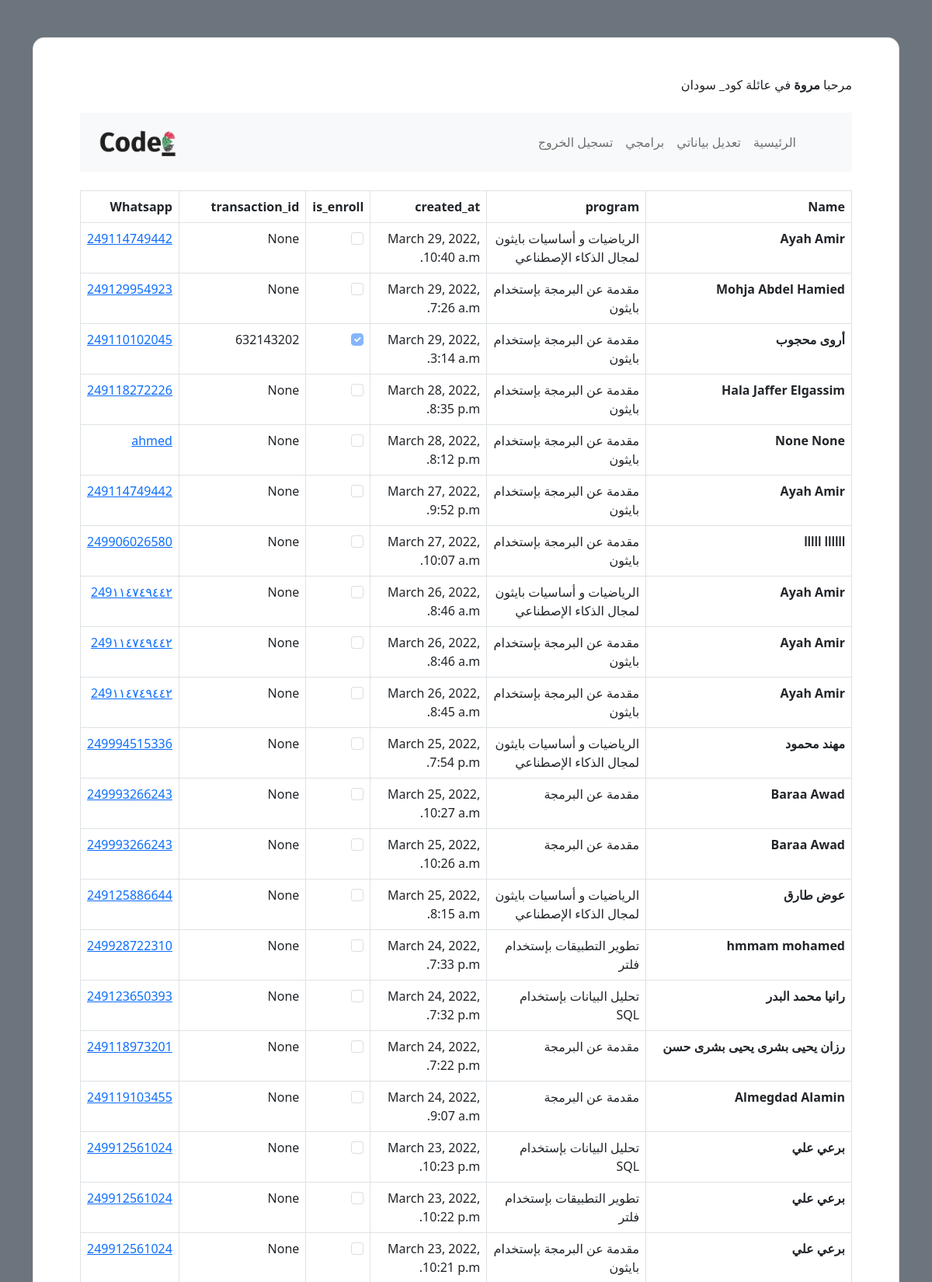
Screenshot of /registrations_list/ (signed in, upper part) with the database file from the repository.
### registration/models.py (models this page shows, shortened)
class Student(AbstractUser):
    GENDER_CHOICE = (("M", 'ذكر'), ("F", "أنثى"),)
    SUDAN_STATES = [("الخرطوم"), ("الشمالية")]
    is_complete = models.BooleanField(null=False, default=False)
    first_name = models.CharField(max_length=64, blank=True, null=True)
    father_name = models.CharField(max_length=64, blank=True, null=True)
    email = models.EmailField(blank=True, null=True)
    gender = models.CharField(max_length=1, choices=GENDER_CHOICE, blank=True, null=True)
    birthday = models.DateField(blank=True, null=True)
    occupation = models.CharField(max_length=64, blank=True, null=True)
    university = models.CharField(max_length=64, blank=True, null=True)
    specialization = models.CharField(max_length=64, blank=True, null=True)
    state = models.CharField(max_length=64 ,blank=True, null=True)
    address = models.TextField(blank=True, null=True)

class Registration(models.Model):
    id = models.AutoField(primary_key=True)
    student = models.ForeignKey(Student, on_delete=models.CASCADE)
    program = models.ForeignKey(Program, on_delete=models.CASCADE, default=None)
    created_at = models.DateTimeField(auto_now_add=True)
    package = models.CharField(max_length=64)
    is_register = models.BooleanField(default=False)
    transaction_id = models.PositiveBigIntegerField(null=True, default=None)
    is_enroll = models.BooleanField(default=False)

class Program(models.Model):
    id = models.AutoField(primary_key=True)
    name_english = models.CharField(max_length=64, null=False)
    name_arabic = models.CharField(max_length=64, null = False)
    track = models.ForeignKey(Track, on_delete=models.CASCADE)
    code = models.CharField(max_length=4)

### registration/views.py (the view)
# urls.py: path("registrations_list/", views.registrations_list, name="registrations_list"),
@staff_member_required
def registrations_list(request):
    if request.method == "GET":
        all_registrations = Registration.objects.all().order_by("-created_at")
        return render(request, "registration/registrations_list.html", {
            "all_registrations": all_registrations,
        })

### registration/templates/registration/registrations_list.html
{% extends "registration/layout.html" %}
{% block body %}
<table class="table table-bordered table-hover">
    <thead>
        <tr>
            <th scope="col">Name</th>
            <th scope="col">program</th>
            <th scope="col">created_at</th>
            <th scope="col">is_enroll</th>
            <th scope="col">transaction_id</th>
            <th scope="col">Whatsapp</th>
        </tr>
    </thead>
    {% for item in all_registrations %}
    <tbody>
        <tr>
            <th scope="row">{{item.student.first_name}} {{item.student.father_name}}</th>
            <td>{{item.program.name_arabic}}</td>
            <td>{{item.created_at}}</td>
            <td>
                {% if item.is_enroll %}
                <input class="form-check-input" type="checkbox" value="" checked disabled>
                {% else %}
                <input class="form-check-input disable" type="checkbox" value="" disabled>
                {% endif %}
            </td>
            <td>{{item.transaction_id}}</td>
            <td><a href="http://api.whatsapp.com/send?phone={{item.student.username}}">{{item.student.username}}</a></td>
        </tr>
    </tbody>
    {% endfor %}
</table>
{% endblock %}

### registration/templates/registration/layout.html (shortened to what this page needs)
<!DOCTYPE html>
<html lang="ar" dir="rtl">
<head>
  {% load static %}
  <link href="{% static 'css/bootstrap.min.css' %}" rel="stylesheet" />
  <link href="{% static 'css/style.css' %}" rel="stylesheet" />
</head>
<body class="bg-secondary">
  <div class="container">
    <section>
      <div class="container py-5 h-5">
        <div class="row justify-content-center align-items-center h-100">
          <div class="card shadow-2-strong card-registration" style="border-radius: 15px;">
            <div class="card-body p-4 p-md-5">
              <div>
                {% if user.is_authenticated %} مرحبا
                <strong>{{ user.first_name }}</strong> في عائلة كود_ سودان{% else %} غير مسجل {% endif %}
              </div>
              <br>
              <nav class="navbar navbar-expand-lg navbar-light bg-light justify-content-center">
                <div class="container-fluid">
                  <ul class="navbar-nav">
                    {% if user.is_authenticated %}
                    <li class="nav-item">
                      <a class="nav-link" href="{% url 'registration:index' %}">الرئيسية</a>
                    </li>
                    {% if user.is_complete %}
                    <li class="nav-item">
                      <a class="nav-link" href="{% url 'registration:student_details' %}">تعديل بياناتي</a>
                    </li>
                    {% endif %}
                    <li class="nav-item">
                      <a class="nav-link" href="{% url 'registration:my_programs' %}">برامجي
                      </a>
                    </li>
                    <li class="nav-item">
                      <a class="nav-link" href="{% url 'registration:logout' %}">تسجيل الخروج</a>
                    </li>
                    {% endif %}
                  </ul>
                  <a class="navbar-brand" href="{% url 'registration:index' %}">
                    <img src="{% static '/img/logo.png' %}" alt="" width="100">
                  </a>
                </div>
              </nav>
              <br />
            <div>
              {% block body %} {% endblock %}
            </div>
          </div>
        </div>
      </div>
  </div>
  </div>
</body>
</html>

### rows the page displays
Student: first_name "مروة"
Registration: student.first_name "Ayah", student.father_name "Amir", program.name_arabic "الرياضيات و أساسيات بايثون لمجال الذكاء الإصطناعي", created_at "March 29, 2022, 10:40 a.m.", transaction_id "None", student.username "249114749442"
Registration: student.first_name "Mohja", student.father_name "Abdel Hamied", program.name_arabic "مقدمة عن البرمجة بإستخدام بايثون", created_at "March 29, 2022, 7:26 a.m.", transaction_id "None", student.username "249129954923"
Registration: student.first_name "أروى", student.father_name "محجوب", program.name_arabic "مقدمة عن البرمجة بإستخدام بايثون", created_at "March 29, 2022, 3:14 a.m.", transaction_id "632143202", student.username "249110102045"
Registration: student.first_name "Hala", student.father_name "Jaffer Elgassim", program.name_arabic "مقدمة عن البرمجة بإستخدام بايثون", created_at "March 28, 2022, 8:35 p.m.", transaction_id "None", student.username "249118272226"
Registration: student.first_name "None", student.father_name "None", program.name_arabic "مقدمة عن البرمجة بإستخدام بايثون", created_at "March 28, 2022, 8:12 p.m.", transaction_id "None", student.username "ahmed"
Registration: student.first_name "Ayah", student.father_name "Amir", program.name_arabic "مقدمة عن البرمجة بإستخدام بايثون", created_at "March 27, 2022, 9:52 p.m.", transaction_id "None", student.username "249114749442"
Registration: student.first_name "اااااا", student.father_name "ااااا", program.name_arabic "مقدمة عن البرمجة بإستخدام بايثون", created_at "March 27, 2022, 10:07 a.m.", transaction_id "None", student.username "249906026580"
Registration: student.first_name "Ayah", student.father_name "Amir", program.name_arabic "الرياضيات و أساسيات بايثون لمجال الذكاء الإصطناعي", created_at "March 26, 2022, 8:46 a.m.", transaction_id "None", student.username "249١١٤٧٤٩٤٤٢"
Registration: student.first_name "Ayah", student.father_name "Amir", program.name_arabic "مقدمة عن البرمجة بإستخدام بايثون", created_at "March 26, 2022, 8:46 a.m.", transaction_id "None", student.username "249١١٤٧٤٩٤٤٢"
Registration: student.first_name "Ayah", student.father_name "Amir", program.name_arabic "مقدمة عن البرمجة بإستخدام بايثون", created_at "March 26, 2022, 8:45 a.m.", transaction_id "None", student.username "249١١٤٧٤٩٤٤٢"
Registration: student.first_name "مهند", student.father_name "محمود", program.name_arabic "الرياضيات و أساسيات بايثون لمجال الذكاء الإصطناعي", created_at "March 25, 2022, 7:54 p.m.", transaction_id "None", student.username "249994515336"
Registration: student.first_name "Baraa", student.father_name "Awad", program.name_arabic "مقدمة عن البرمجة", created_at "March 25, 2022, 10:27 a.m.", transaction_id "None", student.username "249993266243"
Registration: student.first_name "Baraa", student.father_name "Awad", program.name_arabic "مقدمة عن البرمجة", created_at "March 25, 2022, 10:26 a.m.", transaction_id "None", student.username "249993266243"
Registration: student.first_name "عوض", student.father_name "طارق", program.name_arabic "الرياضيات و أساسيات بايثون لمجال الذكاء الإصطناعي", created_at "March 25, 2022, 8:15 a.m.", transaction_id "None", student.username "249125886644"
Registration: student.first_name "hmmam", student.father_name "mohamed", program.name_arabic "تطوير التطبيقات بإستخدام فلتر", created_at "March 24, 2022, 7:33 p.m.", transaction_id "None", student.username "249928722310"
Registration: student.first_name "رانيا", student.father_name "محمد البدر", program.name_arabic "تحليل البيانات بإستخدام SQL", created_at "March 24, 2022, 7:32 p.m.", transaction_id "None", student.username "249123650393"
Registration: student.first_name "رزان يحيى بشرى", student.father_name "يحيى بشرى حسن", program.name_arabic "مقدمة عن البرمجة", created_at "March 24, 2022, 7:22 p.m.", transaction_id "None", student.username "249118973201"
Registration: student.first_name "Almegdad", student.father_name "Alamin", program.name_arabic "مقدمة عن البرمجة", created_at "March 24, 2022, 9:07 a.m.", transaction_id "None", student.username "249119103455"
Registration: student.first_name "برعي", student.father_name "علي", program.name_arabic "تحليل البيانات بإستخدام SQL", created_at "March 23, 2022, 10:23 p.m.", transaction_id "None", student.username "249912561024"
Registration: student.first_name "برعي", student.father_name "علي", program.name_arabic "تطوير التطبيقات بإستخدام فلتر", created_at "March 23, 2022, 10:22 p.m.", transaction_id "None", student.username "249912561024"
Registration: student.first_name "برعي", student.father_name "علي", program.name_arabic "مقدمة عن البرمجة بإستخدام بايثون", created_at "March 23, 2022, 10:21 p.m.", transaction_id "None", student.username "249912561024"
